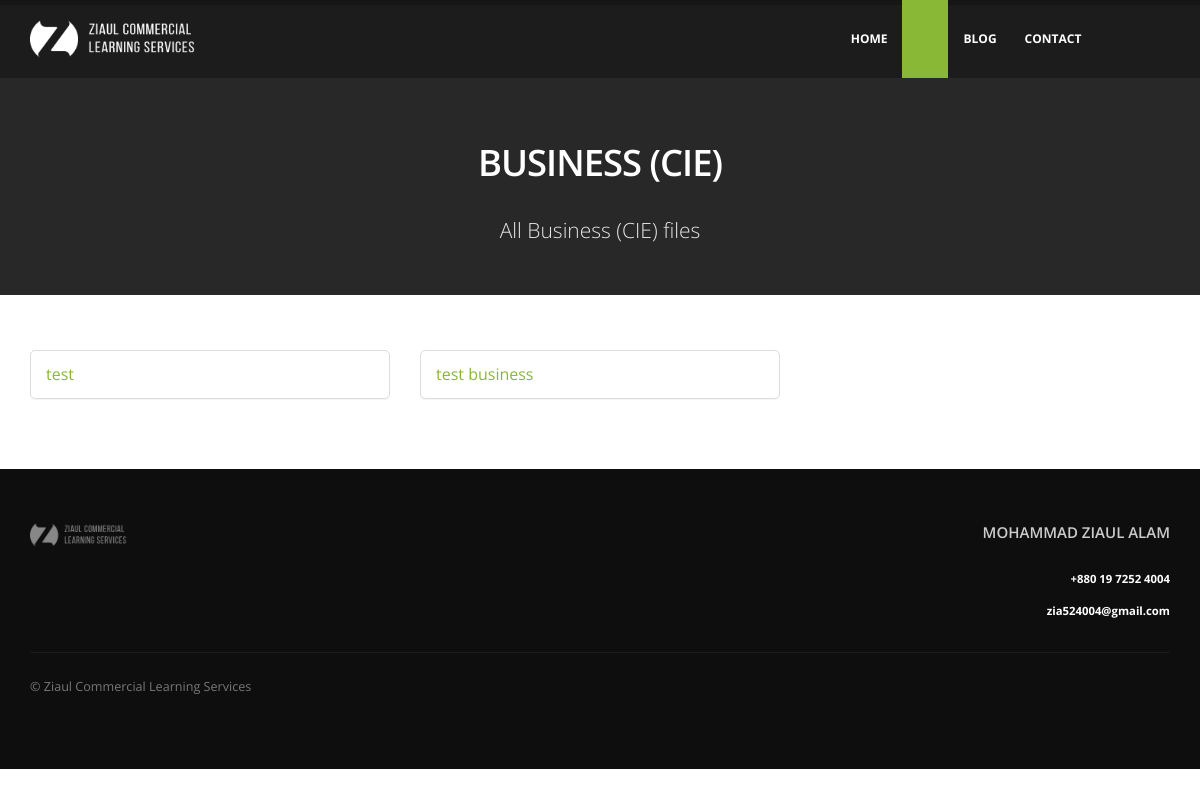
The page /subject-details/CIE/Business/ on the database its author committed.
### uploads/models.py (models this page shows, shortened)
class upload(models.Model):
	Subject_Choice = (
			('Business', 'Business'),
			('Economics', 'Economics'),
			('Commerce','Commerce'),
			('Bangladesh_studies' ,'Bangladesh Studies'),
			('Accounting','Accounting'),
			('Banking_Finance','Banking and Finance'),
			('Business_Entrepreneurship','Business Entrepreneurship'),
			('Geography', 'Geography'),
			('Statistics', 'Statistics'),
			('Language', 'Language'),
			('Exam', 'Exam')
		)
	Curriculum_Choice = (
			('NC_BISE', 'NC (BISE)'),
			('CIE', 'CIE'),
			('Edexcel','Edexcel'),
			('IB' ,'IB')
		)
	title 		= models.CharField(max_length = 25)
	subject 	= models.CharField(max_length = 25, choices = Subject_Choice)
	curriculum  = models.CharField(max_length = 25, choices = Curriculum_Choice)
	description = models.TextField(blank = True, null=True)
	file        = models.FileField(upload_to='static/')
	date        = models.DateTimeField(default=datetime.now, blank=True)

### pages/views.py (the view)
# urls.py: path('subject-details/<curriculum>/<subject>/', subject_view, name='subject-details_with_pk'),
def subject_view(request, curriculum, subject):
	ncs = upload.objects.filter(
	    curriculum='NC_BISE'
	).values('subject').distinct()
	cies = upload.objects.filter(
	    curriculum='CIE'
	).values('subject').distinct()
	edexcels = upload.objects.filter(
	    curriculum='Edexcel'
	).values('subject').distinct()
	ibs = upload.objects.filter(
	    curriculum='IB'
	).values('subject').distinct()
	topics = upload.objects.filter(
		curriculum=curriculum, subject=subject)
	context = {
	'ncs' : ncs,
	'cies' : cies,
	'edexcels' : edexcels,
	'ibs' : ibs,
	'topics' : topics
	}
	return render(request, "subject-details.html", context)

### templates/subject-details.html (shortened to what this page needs)
{% extends "base.html" %}
{% load static %}
{% block content %}
	<div role="main" class="main">
		<section class="section section-text-light section-default section-default-scale-8 section-center mt-none">
			<div class="container">
				<div class="row mt-xl">
					<div class="col-md-8 col-md-offset-2 mt-xlg">
						<h1 class="mt-xlg font-weight-semibold text-uppercase">{{ topics.first.subject }} ({{ topics.first.curriculum }})</h1>
						<p class="mb-none lead">All {{ topics.first.subject }} ({{ topics.first.curriculum }}) files</p>
					</div>
				</div>
			</div>
		</section>
		<div class="container">
			<div class="row mt-xl">
				{% for topic in topics %}
				<div class="col-md-4">
					<div class="panel-group without-bg" id="accordion7">
						<div style="border-radius: 5px" class="panel panel-default">
							<div class="panel-heading">
								<h4 class="panel-title">
									<a class="accordion-toggle" data-toggle="collapse" data-parent="#accordion7" href="#collapse{{ topic.id }}">
										{{ topic.title }}
									</a>
								</h4>
							</div>
						</div>
					</div>
				</div>
				{% endfor %}
			</div>
		</div>
	</div>
{% endblock %}

### rows shown on the page
upload: first.subject "BUSINESS", first.curriculum "CIE", first.subject "Business", title "test"
upload: title "test business"
